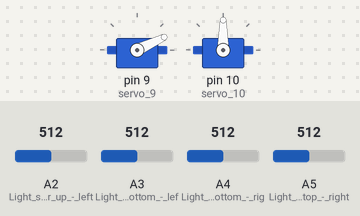
Simulated run of this sketch. Board: Arduino Mega 2560, built with avr-gcc and run on an emulated ATmega2560. Parts: 2 × servo. Inputs (shaded band) come from the test bench; at power-on: A2 (Light_sensor_up_-_left) = 512, A4 (Light_sensor_bottom_-_rig) = 512, A5 (Light_sensor_top_-_right) = 512, A3 (Light_sensor_bottom_-_lef) = 512. The modem accepts every AT command (registered, SIM ready, sends succeed) and sends nothing else; what the sketch prints to the serial monitor is not drawn.

Above: at 8.26 s.
8.3 s: A2 (Light_sensor_up_-_left) set to 592
10.2 s: A2 (Light_sensor_up_-_left) set to 618
At 10.42 s:
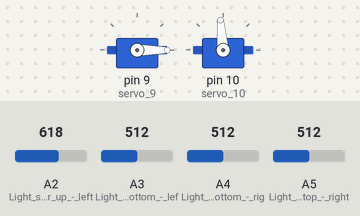
13.2 s: A4 (Light_sensor_bottom_-_rig) set to 534
At 13.2 s:
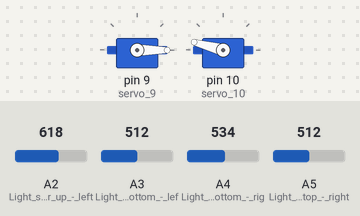
14.7 s: A5 (Light_sensor_top_-_right) set to 529
At 16.4 s:
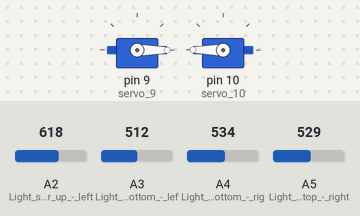
16.7 s: A3 (Light_sensor_bottom_-_lef) set to 30
At 17.46 s:
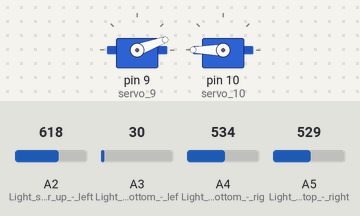
19.7 s: A3 (Light_sensor_bottom_-_lef) set to 992
At 19.92 s:
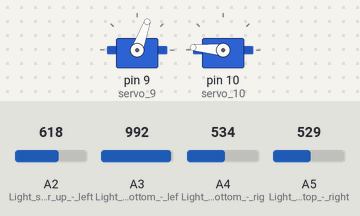
Timing chart, 0 to 25.5 s (numbered marks = the images above; inputs shaded):
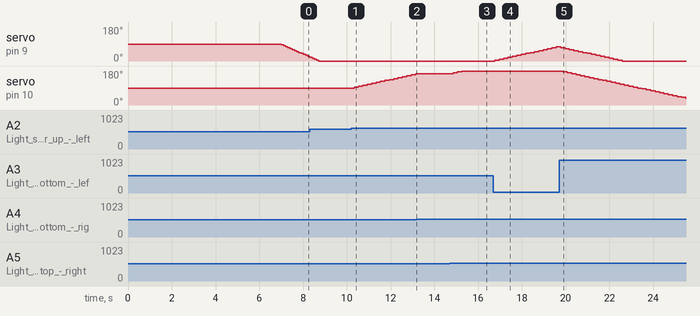

Measured:
- the behaviour switches between 602 and 603 on A2 (Light_sensor_up_-_left) (found by bisection; images 0 and 1)
- the behaviour switches between 522 and 523 on A4 (Light_sensor_bottom_-_rig) (found by bisection; images 1 and 2)
- the behaviour switches between 515 and 516 on A5 (Light_sensor_top_-_right) (found by bisection; images 2 and 3)
- after the input at 10.2 s, servo on pin 10 (servo_10): moves from 90° to 165° over 2.8 s, starting after 0.13 s
- after the input at 13.2 s, servo on pin 10 (servo_10): stays 165° (without the input it goes to 170° after 0.14 s)
- after the input at 14.7 s, servo on pin 10 (servo_10): 165° → 170° after 0.15 s, → 175° 0.20 s later, → 180° 0.20 s later
- after the input at 16.7 s, servo on pin 9 (servo_9): moves from 0° to 75° over 2.8 s, starting after 0.06 s
- after the input at 19.7 s, servo on pin 10 (servo_10): moves from 180° to 35° over 5.6 s, starting after 0.17 s

The sketch:

SOLARTRACKER.ino
```cpp
#include <SoftwareSerial.h>
SoftwareSerial esp8266(19,18);
#include <Servo.h>
//Initialize variables
int topLeftLight = 0;
int topRightLight = 0;
int bottomLeftLight = 0;
int bottomRightLight = 0;
int LeftLight = 0;
int RightLight = 0;
int TopLight = 0;
int BottomLight = 0;
int i = 0;
int battPin = A0;
//Declare two servos
Servo servo_9;
Servo servo_10;

void setup()
{
    //pinMode(battPin, INPUT);
    pinMode(A2, INPUT);   //Light sensor up - left
    pinMode(A3, INPUT);   //Light sensor bottom - left
    pinMode(A4, INPUT);   //Light sensor bottom - right
    pinMode(A5, INPUT);   //Light sensor top - right
    servo_9.attach(9);    //Servo motor right - left movement
    servo_10.attach(10);  //Servo motor up - down movement
    Serial.begin(9600);      // PC Arduino Serial Monitor
    Serial1.begin(115200);   // Arduino to ESP01 Communication
    connectWiFi();           // To connect to Wifi
}
void loop()
{
    if( i == 360 ){
        Serial.println("Connect Battery");
        delay(5000);
        int voltReading = analogRead(battPin);
        float v = voltReading/600.0;
        int volts = v*100;
        Serial1.println("AT+CIPMUX=0\r\n");      // To Set MUX = 0
        delay(1000);                             // Wait for 1 sec

        // TCP connection
        String cmd = "AT+CIPSTART=\"TCP\",\"184.106.153.149\",80\r\n\r\n";   // TCP connection with https://thingspeak.com server
        Serial1.println(cmd);                    // Display above Command on PC
        Serial.println(cmd);                     // Send above command to Rx1, Tx1
        delay(1000);                            // Wait for 1 Sec
        if(Serial1.find("ERROR"))                // If returns error in TCP connection
        {
            Serial.println("AT+CIPSTART error");   // Display error msg to PC
        }

        // prepare GET string
        String getStr = "GET /update?api_key=W6PALPXVIU8UBW62&field1=" + (String)volts + "\r\n\r\n"; // Add apiKey and Sensor Value
        Serial.println(getStr);                 // Display GET String on PC
        cmd = "AT+CIPSEND="+String(getStr.length())+"\r\n";                    // send data length
        Serial.println(cmd);                   // Display Data length on PC
        Serial1.println(cmd);                  // Send Data length command to Tx1, Rx1
        delay(3000);                           // wait for 3 sec
        if(Serial1.find(">"))                  // If prompt opens //verify connection with cloud
        {
            Serial.println("connected to Cloud");  // Display confirmation msg to PC
            Serial1.print(getStr);                 // Send GET String to Rx1, Tx1
        }
        else
        {
            Serial1.println("AT+CIPCLOSE\r\n");    // Send Close Connection command to Rx1, Tx1
            Serial.println("AT+CIPCLOSE");         // Display Connection closed command on PC
        }

        // thingspeak free version needs 16 sec delay between updates
        delay(16000);
        i = 0;
    } else {
        //if mode is auto map the sensor values to 0-100 ligh intensity.
        //Every light sensor has different sensitivity and must be first tested
        //for it's high and low values
        topLeftLight = map(analogRead(A2),50,900,0,100);
        topRightLight = map(analogRead(A5),200,990,0,100);
        bottomLeftLight = map(analogRead(A3),130,970,0,100);
        bottomRightLight = map(analogRead(A4),250,950,0,100);
        //Calculate the average light conditions
        TopLight = ((topRightLight + topLeftLight) / 2);
        BottomLight = ((bottomRightLight + bottomLeftLight) / 2);
        LeftLight = ((topLeftLight + bottomLeftLight) / 2);
        RightLight = ((topRightLight + bottomRightLight) / 2);
        //Rotate the servos if needed
        if (abs((RightLight - LeftLight)) > 10) {    //Change position only if light difference is bigger then 4%
            if (RightLight < LeftLight) {
                if (servo_9.read() <= 180) {
                    servo_9.write((servo_9.read() - 5));
                    delay(100);
                }
            }
            if (RightLight > LeftLight) {
                if (servo_9.read() >= 0) {
                    servo_9.write((servo_9.read() + 5));
                    delay(100);
                }
            }
        }
        if (abs((TopLight - BottomLight)) > 10) {  //Change position only if light difference is bigger then 4%
            if (TopLight < BottomLight) {
                if (servo_10.read() <= 180) {
                    servo_10.write((servo_10.read() - 5));
                    delay(100);
                }
            }
            if (TopLight > BottomLight) {
                if (servo_10.read() >= 0) {
                    servo_10.write((servo_10.read() + 5));
                    delay(100);
                }
            }
        }
        i = i + 1;
    }
}
boolean connectWiFi() {               // Connect to Wifi Function
    Serial1.println("AT+CWMODE=1\r\n"); // Setting Mode = 1
    delay(1000);                         // wait for 100 mSec

    String cmd = "AT+CWJAP=\"aniket\",\"9619433241\"\r\n";         // Connect to WiFi
    Serial.println(cmd);                // Display Connect Wifi Command on PC
    Serial1.println(cmd);               // send Connect WiFi command to Rx1, Tx1
    delay(5000);                       // wait for 10 sec
    Serial1.println("AT+CWJAP?");       // Verify Connected WiFi
    if(Serial1.find("+CWJAP"))
    {
        Serial.println("OK, Connected to WiFi.");         // Display Confirmation msg on PC
        return true;
    }
    else
    {
        Serial.println("Can not connect to the WiFi.");   // Display Error msg on PC
        return false;
    }
}
```
